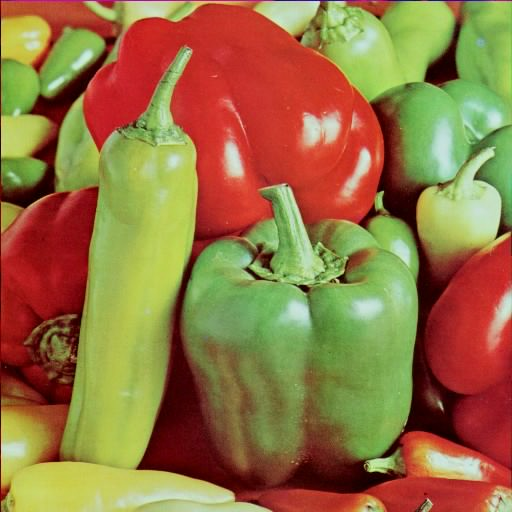
%> input picture images/peppers.png, 512 x 512 px, given in place of --no-window-system, which was not available
$ octave bitplanes.m   (GNU Octave 9; MATLAB toolbox functions it lacks are replaced by stand-ins)
%> lines starting %> are read from the running program, lines starting %| are printed output that depends on the picture; pictures that were not available may be replaced by others from this repository, and a replacement may not be noted
#! /usr/local/bin/octave -qf

warning ("off", "Octave:broadcast");
arg_list = argv ();

input = arg_list{1};
output = arg_list{2};

input_img = imread(input);
%> input_img is the input picture: size 512x512x3 uint8; mean R, G, B 149.4, 115.7, 66.3
d_input_img = double(input_img);

for i = 1:8

  img_bitplane = bitget(input_img, i);
  filename = strcat(strcat("bitplane_", num2str(i)), ".pgm");
  imwrite(img_bitplane, strcat(output, filename));

  endfor
%> this loop made 8 passes
%> pass 1, `img_bitplane = bitget(input_img, i);`:
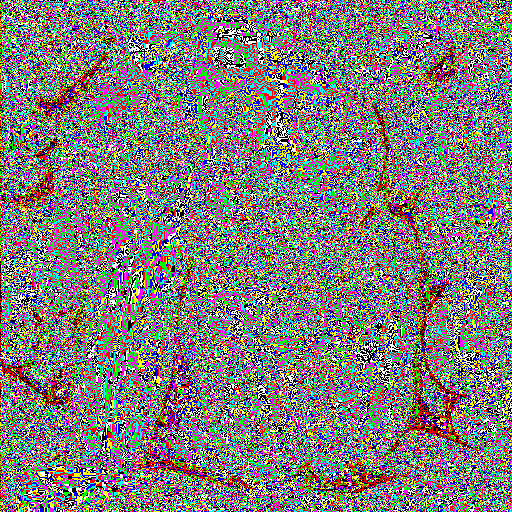
%> img_bitplane: size 512x512x3 logical; mean R, G, B 0.499, 0.489, 0.479
%> pass 2, `img_bitplane = bitget(input_img, i);`:
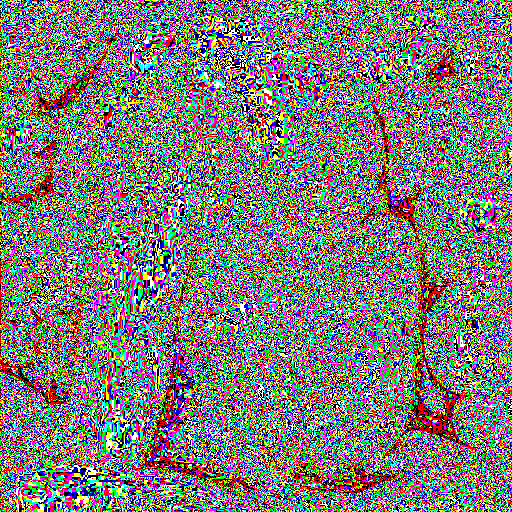
%> img_bitplane: size 512x512x3 logical; mean R, G, B 0.5, 0.484, 0.477
%> pass 3, `img_bitplane = bitget(input_img, i);`:
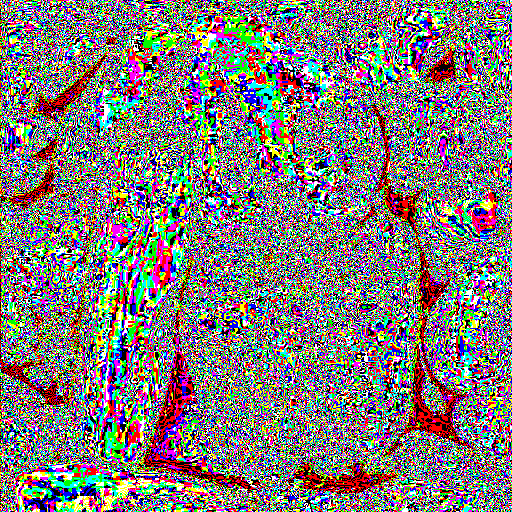
%> img_bitplane: size 512x512x3 logical; mean R, G, B 0.497, 0.48, 0.471
